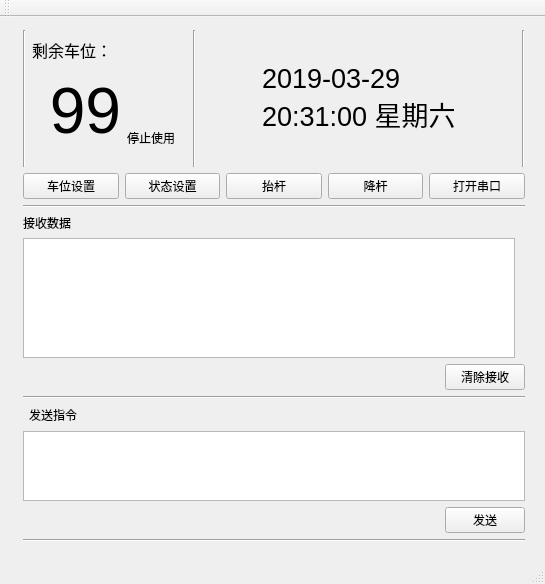
<?xml version="1.0" encoding="UTF-8"?>
<ui version="4.0">
 <class>MainWindow</class>
 <widget class="QMainWindow" name="MainWindow">
  <property name="geometry">
   <rect>
    <x>0</x>
    <y>0</y>
    <width>545</width>
    <height>584</height>
   </rect>
  </property>
  <property name="maximumSize">
   <size>
    <width>999999</width>
    <height>999999</height>
   </size>
  </property>
  <property name="windowTitle">
   <string>MainWindow</string>
  </property>
  <widget class="QWidget" name="centralWidget">
   <widget class="QWidget" name="layoutWidget">
    <property name="geometry">
     <rect>
      <x>12</x>
      <y>2</y>
      <width>524</width>
      <height>534</height>
     </rect>
    </property>
    <layout class="QVBoxLayout" name="verticalLayout_7">
     <item>
      <layout class="QHBoxLayout" name="horizontalLayout_4">
       <item>
        <widget class="Line" name="line_3">
         <property name="orientation">
          <enum>Qt::Vertical</enum>
         </property>
        </widget>
       </item>
       <item>
        <layout class="QVBoxLayout" name="verticalLayout_3">
         <item>
          <widget class="QLabel" name="label">
           <property name="font">
            <font>
             <pointsize>12</pointsize>
            </font>
           </property>
           <property name="text">
            <string>剩余车位：</string>
           </property>
          </widget>
         </item>
         <item>
          <widget class="QLabel" name="spaceLabel">
           <property name="font">
            <font>
             <pointsize>48</pointsize>
            </font>
           </property>
           <property name="text">
            <string> 99</string>
           </property>
          </widget>
         </item>
         <item>
          <layout class="QHBoxLayout" name="horizontalLayout">
           <item>
            <spacer name="horizontalSpacer_5">
             <property name="orientation">
              <enum>Qt::Horizontal</enum>
             </property>
             <property name="sizeHint" stdset="0">
              <size>
               <width>40</width>
               <height>20</height>
              </size>
             </property>
            </spacer>
           </item>
          </layout>
         </item>
        </layout>
       </item>
       <item>
        <layout class="QVBoxLayout" name="verticalLayout">
         <item>
          <widget class="Line" name="line">
           <property name="orientation">
            <enum>Qt::Vertical</enum>
           </property>
          </widget>
         </item>
         <item>
          <spacer name="verticalSpacer_3">
           <property name="orientation">
            <enum>Qt::Vertical</enum>
           </property>
           <property name="sizeHint" stdset="0">
            <size>
             <width>20</width>
             <height>40</height>
            </size>
           </property>
          </spacer>
         </item>
         <item>
          <widget class="QLabel" name="statusLabel">
           <property name="text">
            <string>停止使用</string>
           </property>
          </widget>
         </item>
         <item>
          <spacer name="horizontalSpacer_7">
           <property name="orientation">
            <enum>Qt::Horizontal</enum>
           </property>
           <property name="sizeHint" stdset="0">
            <size>
             <width>40</width>
             <height>20</height>
            </size>
           </property>
          </spacer>
         </item>
        </layout>
       </item>
       <item>
        <widget class="Line" name="line_5">
         <property name="orientation">
          <enum>Qt::Vertical</enum>
         </property>
        </widget>
       </item>
       <item>
        <spacer name="horizontalSpacer_6">
         <property name="orientation">
          <enum>Qt::Horizontal</enum>
         </property>
         <property name="sizeHint" stdset="0">
          <size>
           <width>25</width>
           <height>135</height>
          </size>
         </property>
        </spacer>
       </item>
       <item>
        <widget class="QLabel" name="timeLabel">
         <property name="font">
          <font>
           <pointsize>20</pointsize>
          </font>
         </property>
         <property name="text">
          <string>2019-03-29
20:31:00 星期六</string>
         </property>
        </widget>
       </item>
       <item>
        <spacer name="horizontalSpacer_10">
         <property name="orientation">
          <enum>Qt::Horizontal</enum>
         </property>
         <property name="sizeHint" stdset="0">
          <size>
           <width>24</width>
           <height>135</height>
          </size>
         </property>
        </spacer>
       </item>
       <item>
        <widget class="Line" name="line_4">
         <property name="orientation">
          <enum>Qt::Vertical</enum>
         </property>
        </widget>
       </item>
       <item>
        <layout class="QVBoxLayout" name="verticalLayout_2"/>
       </item>
      </layout>
     </item>
     <item>
      <layout class="QVBoxLayout" name="verticalLayout_6">
       <item>
        <layout class="QHBoxLayout" name="horizontalLayout_3">
         <item>
          <widget class="QPushButton" name="setSpaceButton">
           <property name="text">
            <string>车位设置</string>
           </property>
          </widget>
         </item>
         <item>
          <widget class="QPushButton" name="setStatusButton">
           <property name="text">
            <string>状态设置</string>
           </property>
          </widget>
         </item>
         <item>
          <widget class="QPushButton" name="barUpButton">
           <property name="text">
            <string>抬杆</string>
           </property>
          </widget>
         </item>
         <item>
          <widget class="QPushButton" name="barDownButton">
           <property name="text">
            <string>降杆</string>
           </property>
          </widget>
         </item>
         <item>
          <widget class="QPushButton" name="openSerialButton">
           <property name="text">
            <string>打开串口</string>
           </property>
          </widget>
         </item>
        </layout>
       </item>
       <item>
        <widget class="Line" name="line_2">
         <property name="orientation">
          <enum>Qt::Horizontal</enum>
         </property>
        </widget>
       </item>
      </layout>
     </item>
     <item>
      <layout class="QVBoxLayout" name="verticalLayout_5">
       <item>
        <widget class="QLabel" name="label_2">
         <property name="text">
          <string>接收数据</string>
         </property>
        </widget>
       </item>
       <item>
        <widget class="QTextBrowser" name="textBrowser">
         <property name="maximumSize">
          <size>
           <width>492</width>
           <height>120</height>
          </size>
         </property>
         <property name="horizontalScrollBarPolicy">
          <enum>Qt::ScrollBarAsNeeded</enum>
         </property>
        </widget>
       </item>
       <item>
        <layout class="QHBoxLayout" name="horizontalLayout_6">
         <item>
          <spacer name="horizontalSpacer_3">
           <property name="orientation">
            <enum>Qt::Horizontal</enum>
           </property>
           <property name="sizeHint" stdset="0">
            <size>
             <width>40</width>
             <height>20</height>
            </size>
           </property>
          </spacer>
         </item>
         <item>
          <widget class="QPushButton" name="clearButton">
           <property name="text">
            <string>清除接收</string>
           </property>
          </widget>
         </item>
        </layout>
       </item>
      </layout>
     </item>
     <item>
      <widget class="Line" name="line_7">
       <property name="orientation">
        <enum>Qt::Horizontal</enum>
       </property>
      </widget>
     </item>
     <item>
      <layout class="QVBoxLayout" name="verticalLayout_4">
       <item>
        <layout class="QHBoxLayout" name="horizontalLayout_2">
         <item>
          <widget class="Line" name="line_6">
           <property name="orientation">
            <enum>Qt::Horizontal</enum>
           </property>
          </widget>
         </item>
         <item>
          <widget class="QLabel" name="label_3">
           <property name="text">
            <string>发送指令</string>
           </property>
          </widget>
         </item>
         <item>
          <spacer name="horizontalSpacer">
           <property name="orientation">
            <enum>Qt::Horizontal</enum>
           </property>
           <property name="sizeHint" stdset="0">
            <size>
             <width>40</width>
             <height>20</height>
            </size>
           </property>
          </spacer>
         </item>
        </layout>
       </item>
       <item>
        <widget class="QTextEdit" name="textEdit">
         <property name="maximumSize">
          <size>
           <width>16777215</width>
           <height>70</height>
          </size>
         </property>
        </widget>
       </item>
       <item>
        <layout class="QHBoxLayout" name="horizontalLayout_5">
         <item>
          <spacer name="horizontalSpacer_2">
           <property name="orientation">
            <enum>Qt::Horizontal</enum>
           </property>
           <property name="sizeHint" stdset="0">
            <size>
             <width>40</width>
             <height>20</height>
            </size>
           </property>
          </spacer>
         </item>
         <item>
          <widget class="QPushButton" name="sendButton">
           <property name="text">
            <string>发送</string>
           </property>
          </widget>
         </item>
        </layout>
       </item>
       <item>
        <widget class="Line" name="line_8">
         <property name="orientation">
          <enum>Qt::Horizontal</enum>
         </property>
        </widget>
       </item>
      </layout>
     </item>
    </layout>
   </widget>
  </widget>
  <widget class="QToolBar" name="mainToolBar">
   <attribute name="toolBarArea">
    <enum>TopToolBarArea</enum>
   </attribute>
   <attribute name="toolBarBreak">
    <bool>false</bool>
   </attribute>
  </widget>
  <widget class="QStatusBar" name="statusBar"/>
 </widget>
 <layoutdefault spacing="6" margin="11"/>
 <resources/>
 <connections/>
</ui>
